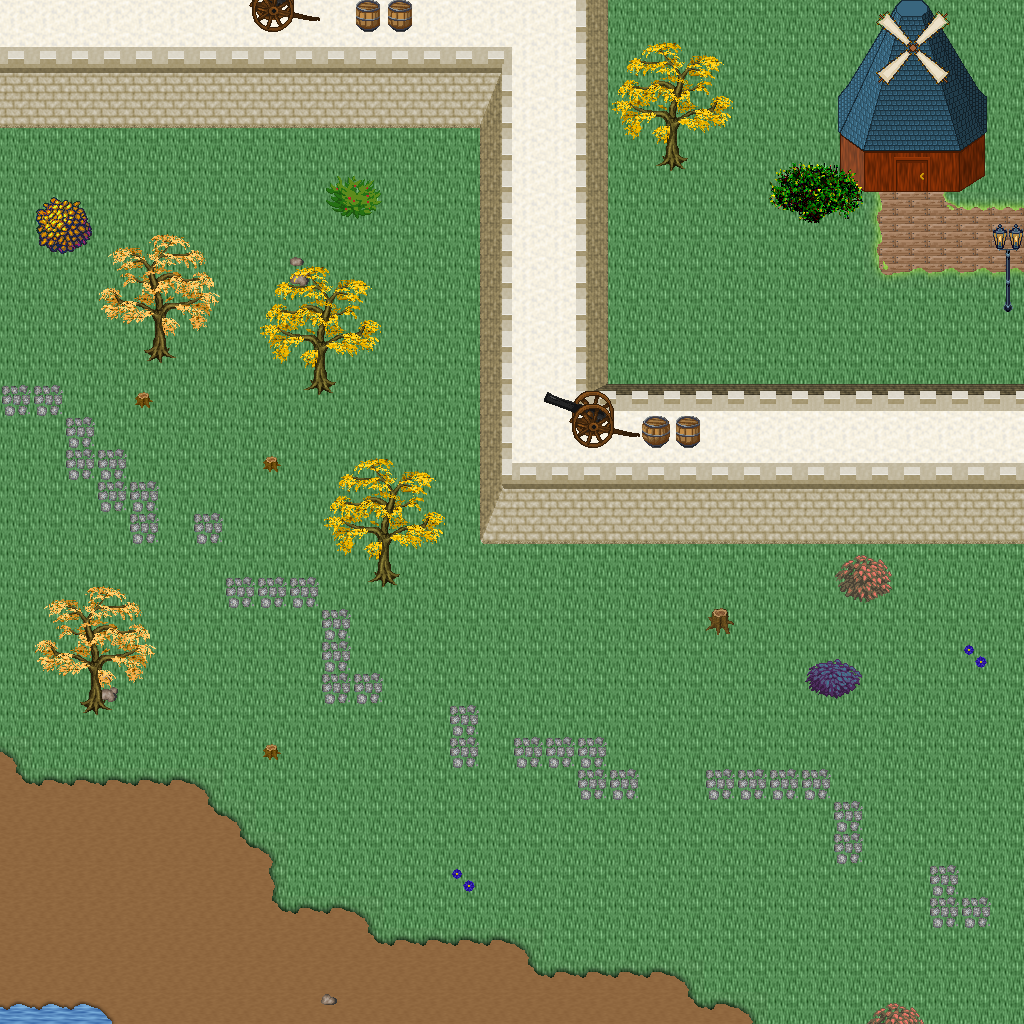

Below is a game level as drawn by its tile map, then a one-line description and the .tmx that defines it (tile-layer data replaced by summaries):
An orthogonal 32x32 tile map with 32x32 px tiles, 5 tile layers (Ground, Objects, Objects2, Above, ...), 1 hidden layer not drawn, 35 tilesets.

<map version="1.10" tiledversion="1.11.0" orientation="orthogonal" renderorder="right-down" width="32" height="32" tilewidth="32" tileheight="32" infinite="0" nextlayerid="11" nextobjectid="1">
 <tileset firstgid="1" name="logic_collision" tilewidth="32" tileheight="32" tilecount="1" columns="1">
  <image source="../drawable/logic_collision.png" width="32" height="32" />
 </tileset>
 <tileset firstgid="2" name="ground_ridge_earth_pale" tilewidth="32" tileheight="32" tilecount="96" columns="12">
  <image source="../drawable/ground_ridge_earth_pale.png" width="384" height="256" />
 </tileset>
 <tileset firstgid="98" name="ground_ridge_earth_dark" tilewidth="32" tileheight="32" tilecount="96" columns="12">
  <image source="../drawable/ground_ridge_earth_dark.png" width="384" height="256" />
 </tileset>
 <tileset firstgid="194" name="ground_ground" tilewidth="32" tileheight="32" tilecount="33" columns="3">
  <image source="../drawable/ground_ground.png" width="96" height="352" />
 </tileset>
 <tileset firstgid="227" name="building_castle" tilewidth="32" tileheight="32" tilecount="320" columns="20">
  <image source="../drawable/building_castle.png" width="640" height="512" />
 </tileset>
 <tileset firstgid="547" name="ground_water_pool" tilewidth="32" tileheight="32" tilecount="72" columns="3">
  <image source="../drawable/ground_water_pool.png" width="96" height="768" />
 </tileset>
 <tileset firstgid="619" name="ground_earth_edges" tilewidth="32" tileheight="32" tilecount="18" columns="6">
  <image source="../drawable/ground_earth_edges.png" width="192" height="96" />
 </tileset>
 <tileset firstgid="637" name="ground_grass_corners" tilewidth="32" tileheight="32" tilecount="24" columns="6">
  <image source="../drawable/ground_grass_corners.png" width="192" height="128" />
 </tileset>
 <tileset firstgid="661" name="ground_grass_edges" tilewidth="32" tileheight="32" tilecount="36" columns="12">
  <image source="../drawable/ground_grass_edges.png" width="384" height="96" />
 </tileset>
 <tileset firstgid="697" name="item_weapon_cannon" tilewidth="32" tileheight="32" tilecount="12" columns="3">
  <image source="../drawable/item_weapon_cannon.png" width="96" height="128" />
 </tileset>
 <tileset firstgid="709" name="item_pot_barrels_1" tilewidth="32" tileheight="32" tilecount="8" columns="4">
  <image source="../drawable/item_pot_barrels_1.png" width="128" height="64" />
 </tileset>
 <tileset firstgid="717" name="ground_cobbled_paving" tilewidth="32" tileheight="32" tilecount="1" columns="1">
  <image source="../drawable/ground_cobbled_paving.png" width="32" height="32" />
 </tileset>
 <tileset firstgid="718" name="ground_rock_pebbles" tilewidth="32" tileheight="32" tilecount="3" columns="1">
  <image source="../drawable/ground_rock_pebbles.png" width="32" height="96" />
 </tileset>
 <tileset firstgid="721" name="plant_flower_daisy_blue" tilewidth="32" tileheight="32" tilecount="8" columns="2">
  <image source="../drawable/plant_flower_daisy_blue.png" width="64" height="128" />
 </tileset>
 <tileset firstgid="729" name="building_mill" tilewidth="32" tileheight="32" tilecount="30" columns="5">
  <image source="../drawable/building_mill.png" width="160" height="192" />
 </tileset>
 <tileset firstgid="759" name="building_windmill_blades" tilewidth="32" tileheight="32" tilecount="144" columns="24">
  <image source="../drawable/building_windmill_blades.png" width="768" height="192" />
 </tileset>
 <tileset firstgid="903" name="logic_item_corn" tilewidth="32" tileheight="32" tilecount="5" columns="5">
  <image source="../drawable/logic_item_corn.png" width="160" height="32" />
 </tileset>
 <tileset firstgid="908" name="object_scarecrow" tilewidth="32" tileheight="32" tilecount="2" columns="1">
  <image source="../drawable/object_scarecrow.png" width="32" height="64" />
 </tileset>
 <tileset firstgid="910" name="object_hay_cart" tilewidth="32" tileheight="32" tilecount="1" columns="1">
  <image source="../drawable/object_hay_cart.png" width="32" height="32" />
 </tileset>
 <tileset firstgid="911" name="building_barnyard" tilewidth="32" tileheight="32" tilecount="200" columns="8">
  <image source="../drawable/building_barnyard.png" width="256" height="800" />
 </tileset>
 <tileset firstgid="1111" name="furniture_sink_pale_brown_stone" tilewidth="32" tileheight="32" tilecount="4" columns="2">
  <image source="../drawable/furniture_sink_pale_brown_stone.png" width="64" height="64" />
 </tileset>
 <tileset firstgid="1115" name="logic_creature_farm_animal" tilewidth="32" tileheight="32" tilecount="16" columns="8">
  <image source="../drawable/logic_creature_farm_animal.png" width="256" height="64" />
 </tileset>
 <tileset firstgid="1131" name="plant_tree_fall_trees" tilewidth="32" tileheight="32" tilecount="40" columns="8">
  <image source="../drawable/plant_tree_fall_trees.png" width="256" height="160" />
 </tileset>
 <tileset firstgid="1171" name="plant_bush_bush_mult_colored" tilewidth="32" tileheight="32" tilecount="6" columns="3">
  <image source="../drawable/plant_bush_bush_mult_colored.png" width="96" height="64" />
 </tileset>
 <tileset firstgid="1177" name="furniture_light_lamp_blue" tilewidth="32" tileheight="32" tilecount="3" columns="1">
  <image source="../drawable/furniture_light_lamp_blue.png" width="32" height="96" />
 </tileset>
 <tileset firstgid="1180" name="light_dim_light_7x5" tilewidth="32" tileheight="32" tilecount="35" columns="7">
  <image source="../drawable/light_dim_light_7x5.png" width="224" height="160" />
 </tileset>
 <tileset firstgid="1215" name="plant_stump_small_stump" tilewidth="32" tileheight="32" tilecount="4" columns="2">
  <image source="../drawable/plant_stump_small_stump.png" width="64" height="64" />
 </tileset>
 <tileset firstgid="1219" name="logic_creature_fowl" tilewidth="32" tileheight="32" tilecount="6" columns="6">
  <image source="../drawable/logic_creature_fowl.png" width="192" height="32" />
 </tileset>
 <tileset firstgid="1225" name="logic_creature_rodent" tilewidth="32" tileheight="32" tilecount="8" columns="8">
  <image source="../drawable/logic_creature_rodent.png" width="256" height="32" />
 </tileset>
 <tileset firstgid="1233" name="plant_bushes_and_trees" tilewidth="32" tileheight="32" tilecount="144" columns="16">
  <image source="../drawable/plant_bushes_and_trees.png" width="512" height="289" />
 </tileset>
 <tileset firstgid="1377" name="plant_bush_leafy" tilewidth="32" tileheight="32" tilecount="48" columns="8">
  <image source="../drawable/plant_bush_leafy.png" width="256" height="192" />
 </tileset>
 <tileset firstgid="1425" name="plant_bush_bush_pinks" tilewidth="32" tileheight="32" tilecount="4" columns="2">
  <image source="../drawable/plant_bush_bush_pinks.png" width="64" height="64" />
 </tileset>
 <tileset firstgid="1429" name="plant_bush_berried" tilewidth="32" tileheight="32" tilecount="60" columns="5">
  <image source="../drawable/plant_bush_berried.png" width="160" height="384" />
 </tileset>
 <tileset firstgid="1489" name="plant_bushes_and_trees" tilewidth="32" tileheight="32" tilecount="144" columns="16">
  <image source="../drawable/plant_bushes_and_trees.png" width="512" height="289" />
 </tileset>
 <tileset firstgid="1633" name="ground_ground_3" tilewidth="32" tileheight="32" tilecount="5" columns="5">
  <image source="../drawable/ground_ground_3.png" width="160" height="32" />
 </tileset>
 <layer id="1" name="Ground" width="32" height="32">
  <data>[1024 cells, 1024 non-empty, 11 distinct tile ids]</data>
 </layer>
 <layer id="2" name="Objects" width="32" height="32">
  <data>[1024 cells, 172 non-empty, 53 distinct tile ids]</data>
 </layer>
 <layer id="3" name="Objects2" width="32" height="32">
  <data>[1024 cells, 13 non-empty, 8 distinct tile ids]</data>
 </layer>
 <layer id="4" name="Above" width="32" height="32">
  <data>[1024 cells, 108 non-empty, 58 distinct tile ids]</data>
 </layer>
 <layer id="5" name="Above2" width="32" height="32">
  <data>[1024 cells, 9 non-empty, 9 distinct tile ids]</data>
 </layer>
 <layer id="6" name="Walkable" width="32" height="32" visible="0">
  <data>[1024 cells, 233 non-empty, 1 distinct tile ids]</data>
 </layer>
 <objectgroup id="7" name="Mapevents" />
 <objectgroup id="8" name="Spawn" />
 <objectgroup id="9" name="Keys" />
 <objectgroup id="10" name="Replace" />
</map>
